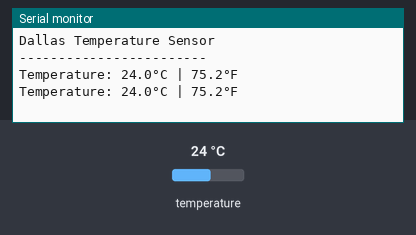
This sketch was run on a simulated Arduino Uno, built with avr-gcc and run on an emulated ATmega328P. On the bench: the last lines printed to the serial monitor. Inputs (shaded band) come from the test bench; at power-on: temperature 24 °C.

Above: at 3.1 s.
3.2 s: temperature set to 12 °C
At 4.7 s:
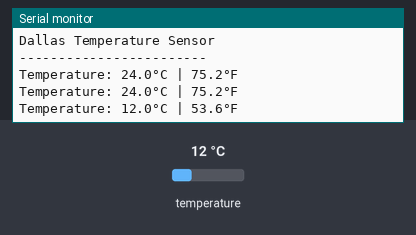
5.4 s: temperature set to 19 °C
At 5.9 s:
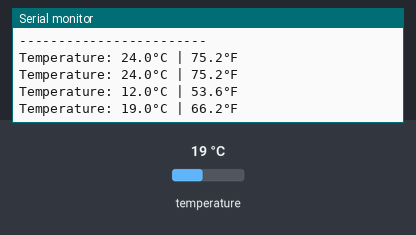
Timing chart, 0 to 8.4 s (numbered marks = the images above; inputs shaded):
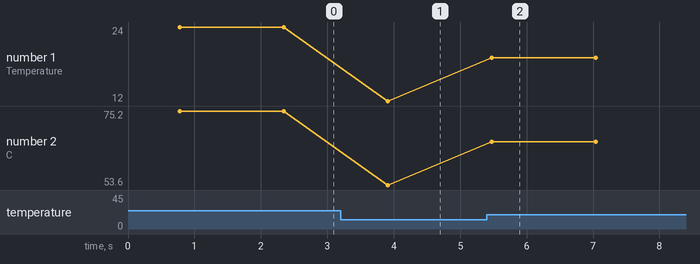

The sketch:

temp-sensor.ino
```cpp
#include <OneWire.h>
#include <DallasTemperature.h>

// Data wire is connected to Arduino digital pin 2
#define ONE_WIRE_BUS 2

// Initialize OneWire and Dallas Temperature sensors
OneWire oneWire(ONE_WIRE_BUS);
DallasTemperature sensors(&oneWire);

void setup() {
  // Start serial communication
  Serial.begin(9600);
  Serial.println("Dallas Temperature Sensor");
  Serial.println("------------------------");

  // Start Dallas Temperature sensor
  sensors.begin();
}

void loop() {
  // Request temperature readings
  sensors.requestTemperatures();

  // Get temperature in Celsius
  float tempC = sensors.getTempCByIndex(0);

  // Check if reading failed
  if(tempC == -127.00) {
    Serial.println("Error: Could not read temperature data");
    delay(1000);
    return;
  }

  // Calculate Fahrenheit
  float tempF = tempC * 9.0 / 5.0 + 32.0;

  // Print temperature readings
  Serial.print("Temperature: ");
  Serial.print(tempC, 1);
  Serial.print("°C | ");
  Serial.print(tempF, 1);
  Serial.println("°F");

  // Wait 2 seconds between readings
  delay(800);
}
```

Measured:
- after the input at 3.2 s, the serial monitor: prints a new line after 0.71 s (image 1)
- after the input at 5.4 s, the serial monitor: prints a new line after 0.07 s (image 2)
- plotted number 1: 24 → 12 after the input at 3.2 s, 12 → 19 after the input at 5.4 s
- plotted number 2: 75.2 → 53.6 after the input at 3.2 s, 53.6 → 66.2 after the input at 5.4 s
